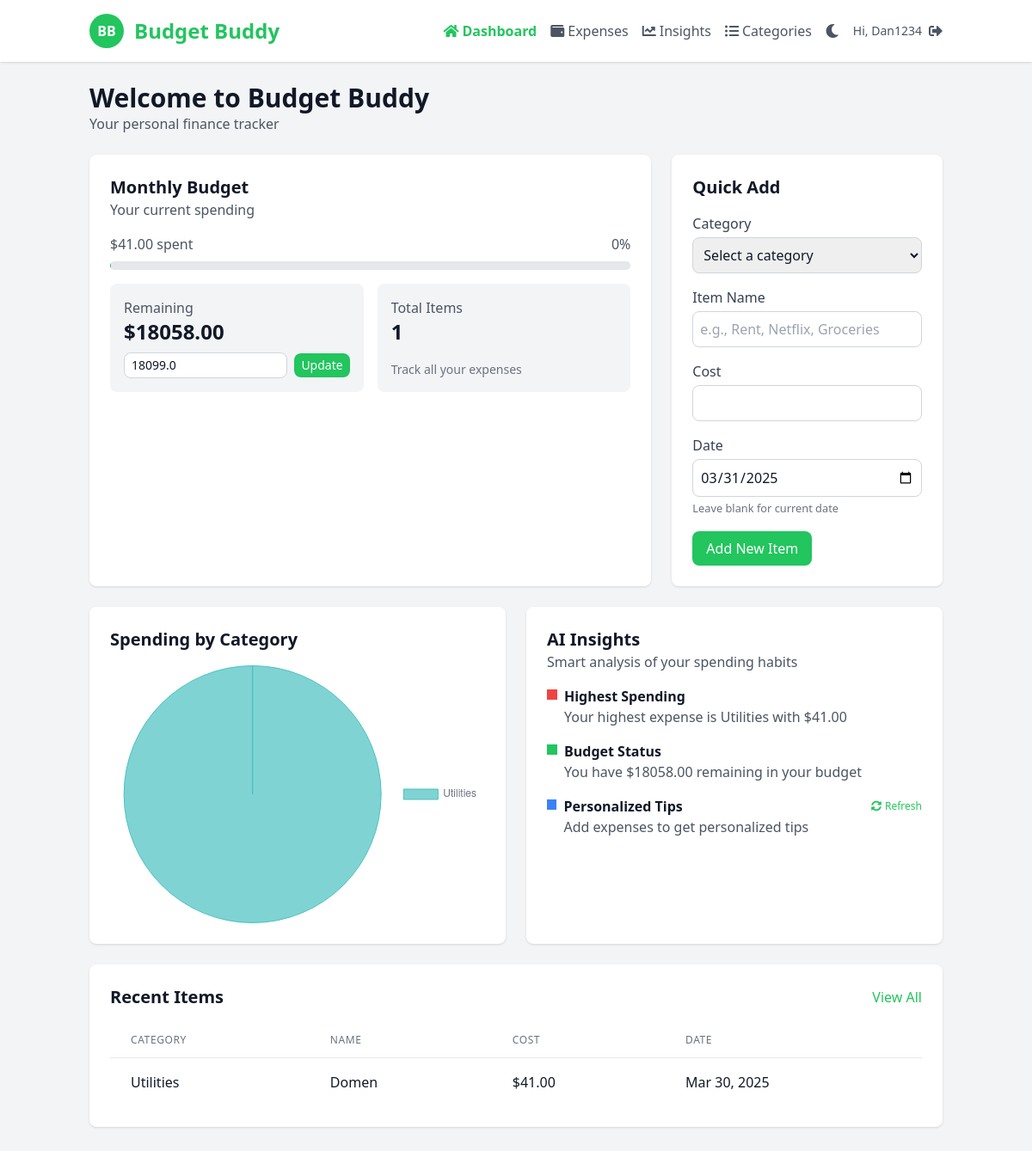
/dashboard (signed in), run on an earlier commit of the app's database.
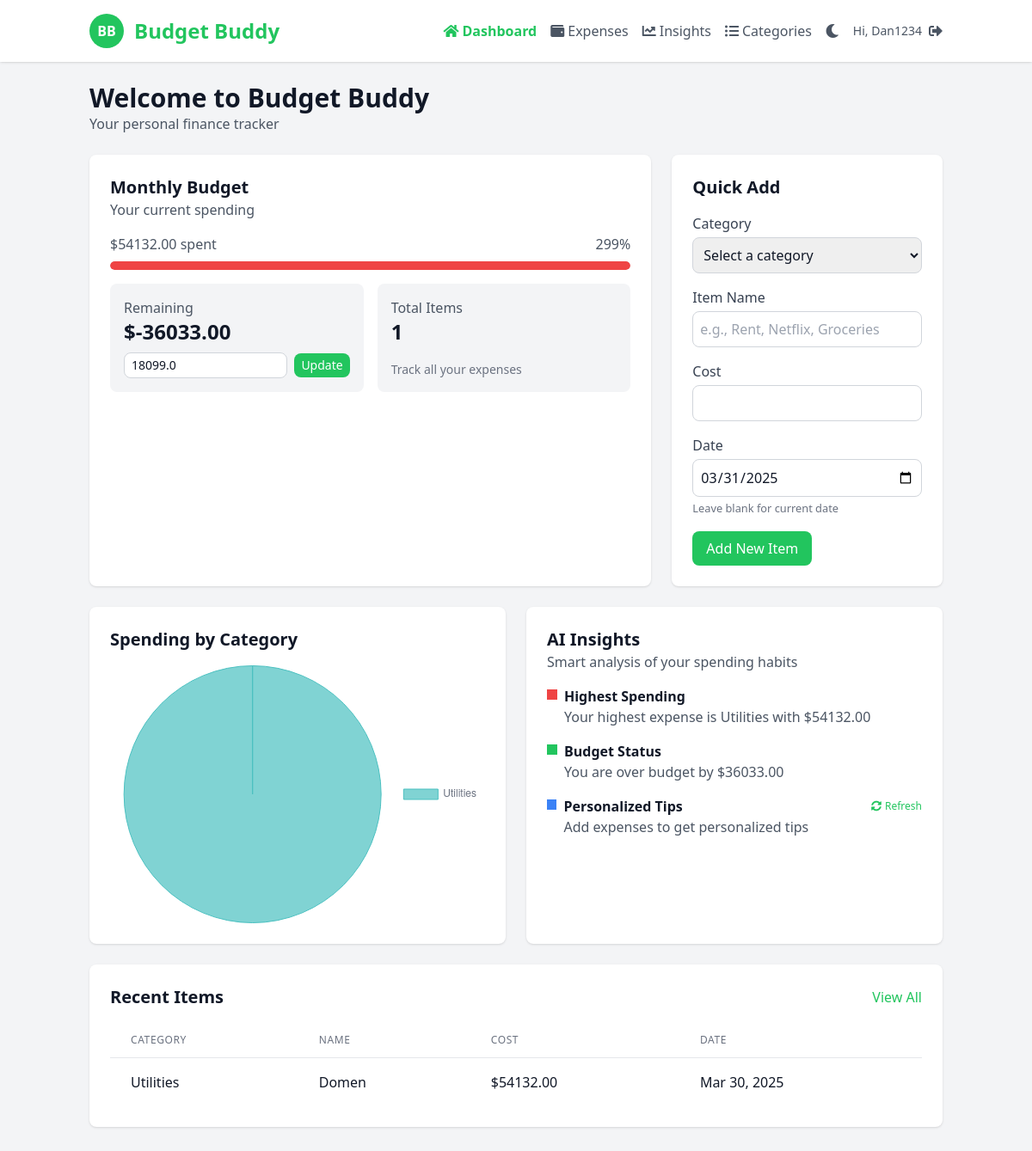
And on a later commit of the database.
### app.py (models this page shows, shortened)
class Budget(db.Model):
    id = db.Column(db.Integer, primary_key=True)
    monthly_amount = db.Column(db.Float, nullable=False, default=2000.0)
    date_updated = db.Column(db.DateTime, default=datetime.now, onupdate=datetime.now)
    user_id = db.Column(db.Integer, db.ForeignKey('user.id'), nullable=False)

class Todo(db.Model):
    id = db.Column(db.Integer, primary_key=True)
    item = db.Column(db.String(200), nullable=False)  # Category
    name = db.Column(db.String(200), nullable=False, default="Unnamed Item")  # Item name
    cost = db.Column(db.Float, nullable=False)
    date_created = db.Column(db.DateTime, default=datetime.now)
    user_id = db.Column(db.Integer, db.ForeignKey('user.id'), nullable=False)

### app.py (the view)
    def decorated_function(*args, **kwargs):
        if not session.get('logged_in'):
            return redirect('/login')
        return f(*args, **kwargs)

### app.py (called while the page is built)
def login_required(f):
    def decorated_function(*args, **kwargs):
        if not session.get('logged_in'):
            return redirect('/login')
        return f(*args, **kwargs)
    decorated_function.__name__ = f.__name__
    return decorated_function

### templates/dashboard.html (shortened to what this page needs)
<!DOCTYPE html>
<html lang="en">
<head>
    <script src="https://cdn.tailwindcss.com"></script>
    <link href="https://cdnjs.cloudflare.com/ajax/libs/font-awesome/5.15.3/css/all.min.css" rel="stylesheet"/>
</head>
<body class="bg-gray-100 text-gray-900 dark:bg-dark-900 dark:text-dark-200">
<header class="bg-white shadow fixed w-full z-10 dark:bg-dark-800 dark:shadow-dark">
    <div class="container mx-auto px-4 py-4 flex justify-between items-center">
        <div class="flex items-center">
            <div class="bg-green-500 text-white rounded-full w-10 h-10 flex items-center justify-center">
                <span class="font-bold">BB</span>
            </div>
            <h1 class="ml-3 text-2xl font-bold text-green-500">Budget Buddy</h1>
        </div>
        <nav class="hidden md:flex space-x-4 items-center">
            <a class="text-green-500 font-semibold flex items-center" href="/dashboard">
                <i class="fas fa-home mr-1"></i> Dashboard
            </a>
            <a class="text-gray-600 flex items-center dark:text-dark-400" href="/expenses">
                <i class="fas fa-wallet mr-1"></i> Expenses
            </a>
            <a class="text-gray-600 flex items-center dark:text-dark-400" href="/insights">
                <i class="fas fa-chart-line mr-1"></i> Insights
            </a>
            <a class="text-gray-600 flex items-center dark:text-dark-400 hover:text-green-500 dark:hover:text-green-400" href="/categories">
                <i class="fas fa-list-ul mr-1"></i> Categories
            </a>
            <button id="theme-toggle" class="ml-4 text-gray-600 dark:text-dark-400 hover:text-gray-800 dark:hover:text-dark-200 transition-colors duration-200 focus:outline-none">
            </button>
            <div class="ml-4 relative">
                <div class="flex items-center">
                    <span class="hidden md:inline-block text-sm text-gray-600 dark:text-dark-400 mr-2">Hi, {{ username }}</span>
                    <a href="/logout" class="text-gray-600 hover:text-red-500 dark:text-dark-400 dark:hover:text-red-400 transition-colors duration-200">
                        <i class="fas fa-sign-out-alt"></i>
                    </a>
                </div>
            </div>
        </nav>
    </div>
</header>
<main class="container mx-auto px-4 py-24">
    <h2 class="text-3xl font-bold dark:text-dark-100">Welcome to Budget Buddy</h2>
    <p class="text-gray-600 dark:text-dark-400">Your personal finance tracker</p>
    <div class="grid grid-cols-1 lg:grid-cols-3 gap-6 mt-6">
        <div class="lg:col-span-2 bg-white p-6 rounded-lg shadow dark:bg-dark-800">
            <h3 class="text-xl font-bold dark:text-dark-100">Monthly Budget</h3>
            <p class="text-gray-600 dark:text-dark-400">Your current spending</p>
            <div class="mt-4">
                <div class="flex justify-between items-center">
                    <span class="text-gray-600 dark:text-dark-400" id="budget-spent">${{ "%.2f"|format(total_spent) }} spent</span>
                    <span class="text-gray-600 dark:text-dark-400" id="budget-percentage">
                        {% if total_spent > 0 %}
                            {% set percentage = (total_spent / monthly_budget) * 100 %}
                            {{ percentage|round|int }}%
                        {% else %}
                            0%
                        {% endif %}
                    </span>
                </div>
                <div class="w-full bg-gray-200 rounded-full h-2.5 mt-2 relative overflow-hidden dark:bg-dark-600">
                    <div class="bg-green-500 h-2.5 rounded-full absolute top-0 left-0"
                         id="budget-bar"
                         data-percentage="{{ (total_spent / monthly_budget) * 100 }}"></div>
                </div>
            </div>
            <div class="grid grid-cols-2 gap-4 mt-4">
                <div class="bg-gray-100 p-4 rounded-lg flex flex-col h-full dark:bg-dark-700">
                    <p class="text-gray-600 dark:text-dark-400">Remaining</p>
                    <p class="text-2xl font-bold mb-auto dark:text-dark-100" id="budget-remaining">${{ "%.2f"|format(monthly_budget - total_spent) }}</p>
                    <form action="/set_budget" method="POST" class="mt-2">
                        <div class="flex items-center">
                            <input type="number" name="monthly_budget" value="{{ monthly_budget }}" step="0.01" min="0" required
                                class="w-full border border-gray-300 rounded-lg py-1 px-2 mr-2 text-sm dark:bg-dark-600 dark:border-dark-500 dark:text-dark-100" placeholder="Set monthly budget">
                            <button type="submit" class="bg-green-500 hover:bg-green-600 text-white px-2 py-1 rounded-lg text-sm">
                                Update
                            </button>
                        </div>
                    </form>
                </div>
                <div class="bg-gray-100 p-4 rounded-lg flex flex-col justify-between h-full dark:bg-dark-700">
                    <div>
                        <p class="text-gray-600 dark:text-dark-400">Total Items</p>
                        <p class="text-2xl font-bold dark:text-dark-100">{{ items|length }}</p>
                    </div>
                    <div class="text-sm text-gray-500 dark:text-dark-400 mt-auto">
                        Track all your expenses
                    </div>
                </div>
            </div>
        </div>
        <div class="bg-white p-6 rounded-lg shadow dark:bg-dark-800">
            <h3 class="text-xl font-bold dark:text-dark-100">Quick Add</h3>
            <form action="/dashboard" method="POST" class="mt-4">
                <div class="mb-4">
                    <label class="block text-gray-700 dark:text-dark-400">Category</label>
                    <select name="item" class="w-full border border-gray-300 rounded-lg p-2 mt-1 dark:bg-dark-600 dark:border-dark-500 dark:text-dark-100" required>
                        <option value="" disabled selected>Select a category</option>
                    </select>
                </div>
                <div class="mb-4">
                    <label class="block text-gray-700 dark:text-dark-400">Item Name</label>
                    <input type="text" name="name" class="w-full border border-gray-300 rounded-lg p-2 mt-1 dark:bg-dark-600 dark:border-dark-500 dark:text-dark-100" placeholder="e.g., Rent, Netflix, Groceries" required>
                </div>
                <div class="mb-4">
                    <label class="block text-gray-700 dark:text-dark-400">Cost</label>
                    <input type="number" name="cost" class="w-full border border-gray-300 rounded-lg p-2 mt-1 dark:bg-dark-600 dark:border-dark-500 dark:text-dark-100" step="0.01" min="0" required>
                </div>
                <div class="mb-4">
                    <label class="block text-gray-700 dark:text-dark-400">Date</label>
                    <input type="date" name="date" class="w-full border border-gray-300 rounded-lg p-2 mt-1 dark:bg-dark-600 dark:border-dark-500 dark:text-dark-100" value="{{ today_date }}">
                    <small class="text-gray-500 dark:text-dark-500">Leave blank for current date</small>
                </div>
                <button type="submit" class="bg-green-500 hover:bg-green-600 text-white px-4 py-2 rounded-lg transition-colors duration-300">
                    Add New Item
                </button>
            </form>
        </div>
    </div>
    <div class="grid grid-cols-1 lg:grid-cols-2 gap-6 mt-6">
        <div class="bg-white p-6 rounded-lg shadow dark:bg-dark-800">
            <h3 class="text-xl font-bold dark:text-dark-100">Spending by Category</h3>
            <div class="mt-4" style="height: 300px;">
                <canvas id="categoryPieChart"></canvas>
            </div>
        </div>
        <div class="bg-white p-6 rounded-lg shadow dark:bg-dark-800">
            <h3 class="text-xl font-bold dark:text-dark-100">AI Insights</h3>
            <p class="text-gray-600 dark:text-dark-400">Smart analysis of your spending habits</p>
            <div class="mt-4">
                <div class="flex items-start">
                    <span class="w-3 h-3 bg-red-500 inline-block mr-2 mt-1"></span>
                    <div>
                        <p class="font-bold dark:text-dark-100">Highest Spending</p>
                        <p class="text-gray-600 dark:text-dark-400" id="highest-category">
                            {% if category_data %}
                                {% set max_item = category_data|dictsort(by='value')|reverse|first %}
                                Your highest expense is {{ max_item[0] }} with ${{ "%.2f"|format(max_item[1]) }}
                            {% else %}
                                No spending data available
                            {% endif %}
                        </p>
                    </div>
                </div>
                <div class="flex items-start mt-4">
                    <span class="w-3 h-3 bg-green-500 inline-block mr-2 mt-1"></span>
                    <div>
                        <p class="font-bold dark:text-dark-100">Budget Status</p>
                        <p class="text-gray-600 dark:text-dark-400" id="savings-opportunity">
                            {% if total_spent > 0 %}
                                {% if total_spent > monthly_budget %}
                                    You are over budget by ${{ "%.2f"|format(total_spent - monthly_budget) }}
                                {% else %}
                                    You have ${{ "%.2f"|format(monthly_budget - total_spent) }} remaining in your budget
                                {% endif %}
                            {% else %}
                                No spending data available
                            {% endif %}
                        </p>
                    </div>
                </div>
                <div class="flex items-start mt-4" id="personalized-tips-container">
                    <span class="w-3 h-3 bg-blue-500 inline-block mr-2 mt-1"></span>
                    <div class="w-full">
                        <div class="flex justify-between items-center">
                            <p class="font-bold dark:text-dark-100">Personalized Tips</p>
                            <button id="refresh-insights" class="text-xs text-green-500 hover:text-green-700 flex items-center">
                                <i class="fas fa-sync-alt mr-1"></i> Refresh
                            </button>
                        </div>
                        <div class="text-gray-600" id="personalized-tips">
                            <p>Add expenses to get personalized tips</p>
                        </div>
                    </div>
                </div>
            </div>
        </div>
    </div>
    <div class="bg-white p-6 rounded-lg shadow mt-6 dark:bg-dark-800">
        <div class="flex justify-between items-center">
            <h3 class="text-xl font-bold dark:text-dark-100">Recent Items</h3>
            <a class="text-green-500 hover:text-green-700 transition-colors" href="/expenses">View All</a>
        </div>
        <div class="mt-4 overflow-x-auto">
            <table class="min-w-full divide-y divide-gray-200 dark:divide-dark-600">
                <thead>
                    <tr>
                        <th class="px-6 py-3 text-left text-xs font-medium text-gray-500 uppercase tracking-wider dark:text-dark-400">Category</th>
                        <th class="px-6 py-3 text-left text-xs font-medium text-gray-500 uppercase tracking-wider dark:text-dark-400">Name</th>
                        <th class="px-6 py-3 text-left text-xs font-medium text-gray-500 uppercase tracking-wider dark:text-dark-400">Cost</th>
                        <th class="px-6 py-3 text-left text-xs font-medium text-gray-500 uppercase tracking-wider dark:text-dark-400">Date</th>
                    </tr>
                </thead>
                <tbody class="bg-white divide-y divide-gray-200 dark:bg-dark-800 dark:divide-dark-600">
                    {% for item in recent_items %}
                    <tr class="dark:hover:bg-dark-700">
                        <td class="px-6 py-4 whitespace-nowrap dark:text-dark-100">{{ item.item }}</td>
                        <td class="px-6 py-4 whitespace-nowrap dark:text-dark-100">{{ item.name }}</td>
                        <td class="px-6 py-4 whitespace-nowrap dark:text-dark-100">${{ "%.2f"|format(item.cost) }}</td>
                        <td class="px-6 py-4 whitespace-nowrap dark:text-dark-100">{{ item.date_created.strftime('%b %d, %Y') }}</td>
                    </tr>
                    {% endfor %}
                </tbody>
            </table>
        </div>
    </div>
</main>
</body>
</html>

### templates/dashboard.html (style rules this page uses)
#theme-toggle { transition: all 0.3s ease; }

What changed in the data, as far as the page shows it:
shown differently, row unchanged: Budget: monthly_budget-total_spent "18058.00" → "-36033.00"; total_spent-monthly_budget (not shown) → "36033.00"; monthly_budget-total_spent "18058.00" → (not shown)
changed Todo "Utilities": cost "41.00" → "54132.00"
Also different on the page:
{{ "%.2f"|format(total_spent) }}: "41.00" → "54132.00"
{{ percentage|round|int }}: "0" → "299"
text no longer shown: "You have $ remaining in your budget"
text now shown: "You are over budget by $"
